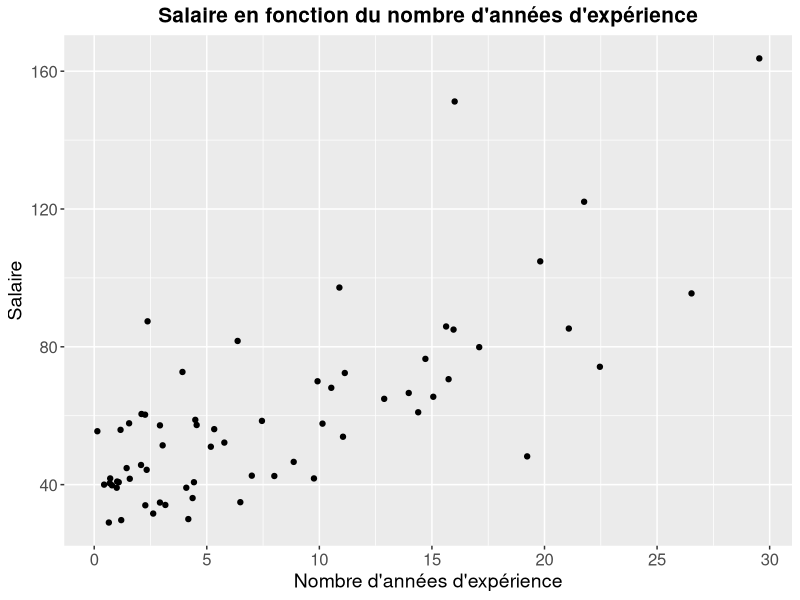
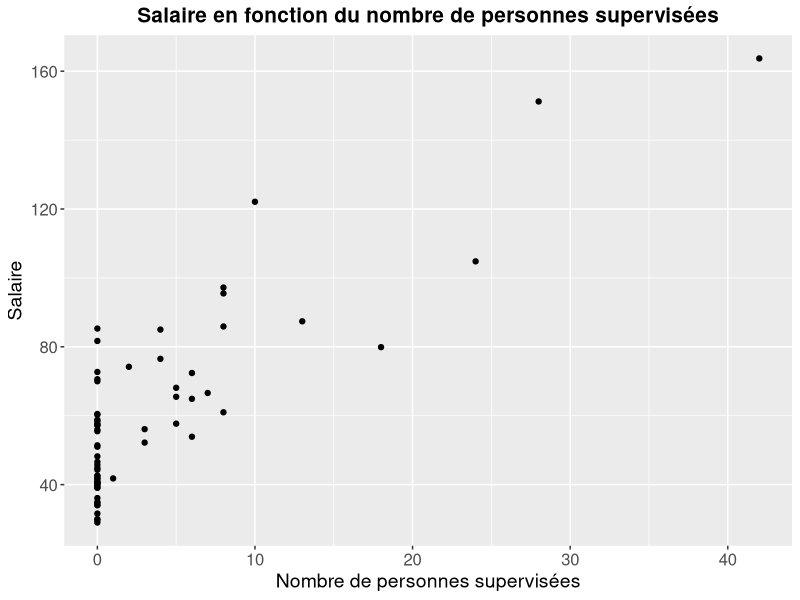
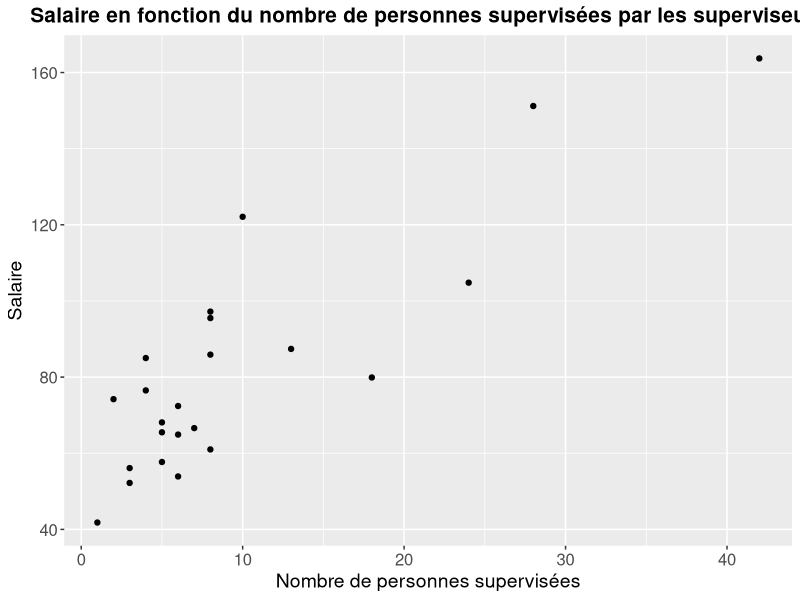
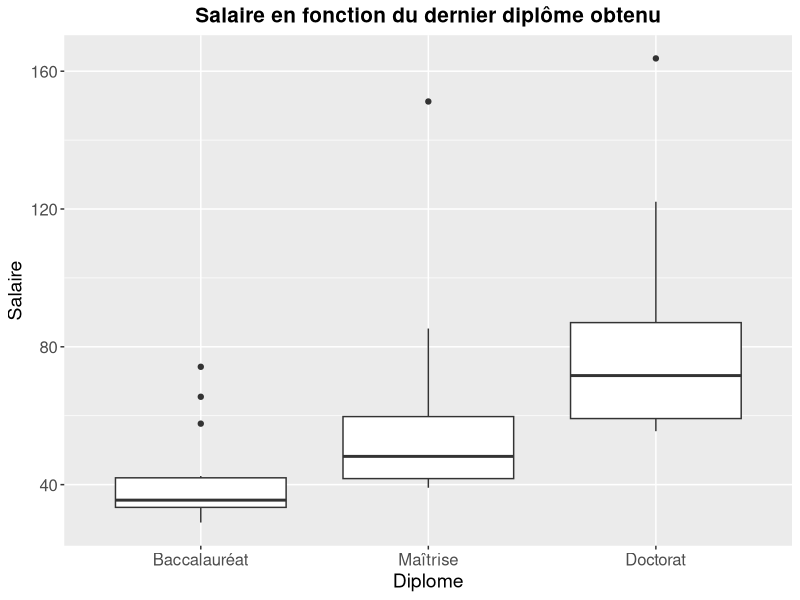
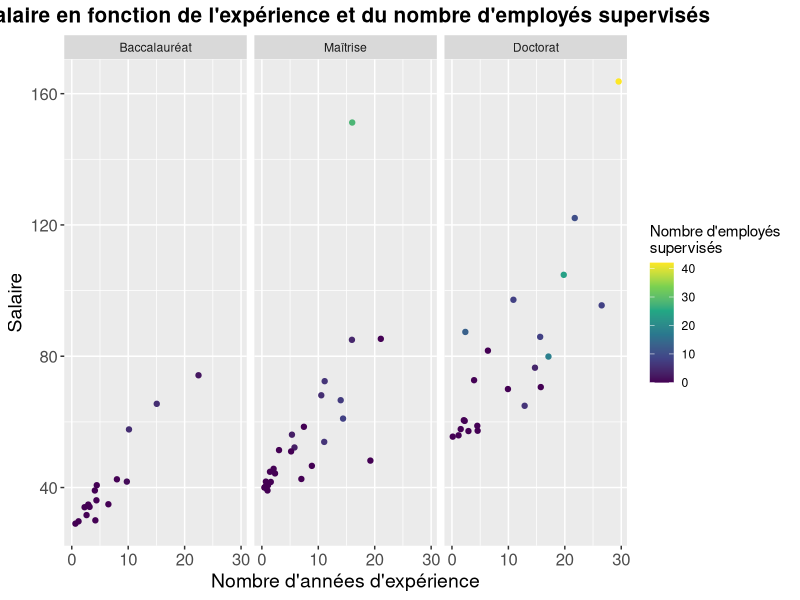
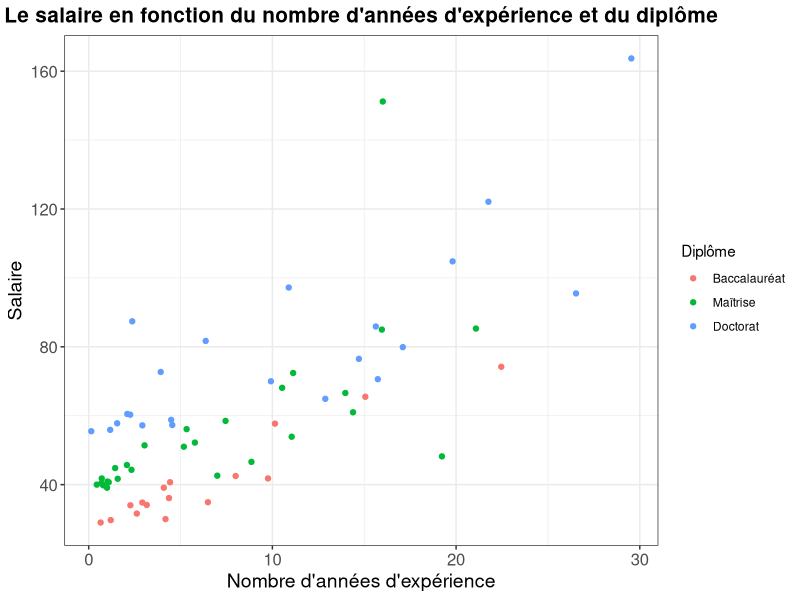
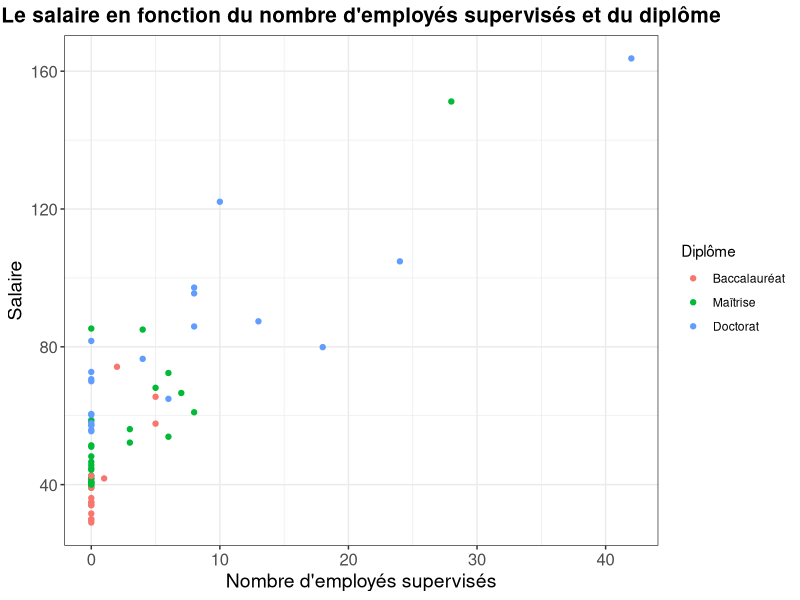
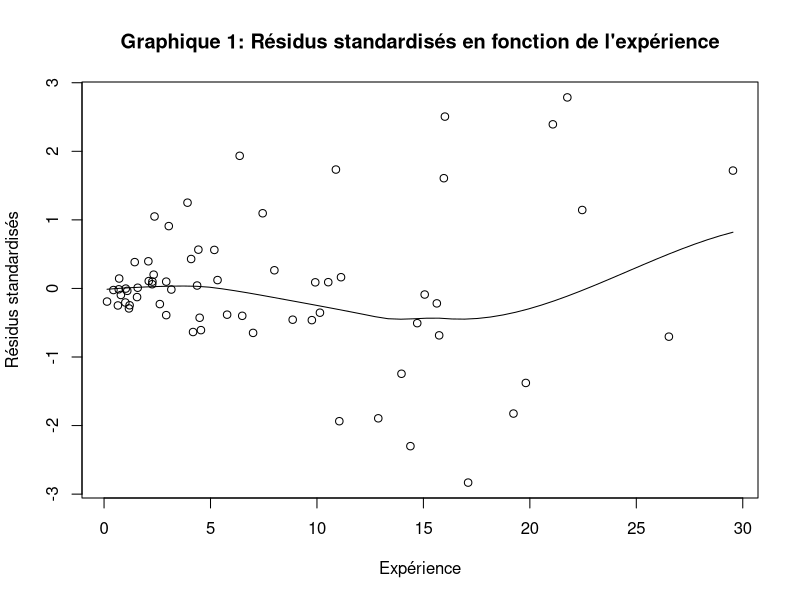

These figures' R source, in order:
## ---- chunk 1
knitr::opts_chunk$set(echo = TRUE, warning = FALSE, message = FALSE)
library(ggplot2)
library(car)
## ---- chunk 2
Salary <- read.table("data/salaires.txt")
names(Salary) <- c("salaire", "diplome", "experience", "nombre")
Salary <- Salary[Salary$salaire!="salaire",]
Salary$salaire <- as.numeric(Salary$salaire)
Salary$diplome <- as.numeric(Salary$diplome)
Salary$experience <- as.numeric(Salary$experience)
Salary$nombre <- as.numeric(Salary$nombre)
## ---- chunk 3
ggplot(data=Salary) +
  geom_point(mapping=aes(x = experience, y = salaire)) +
  scale_x_continuous(n.breaks = 6) +
  scale_y_continuous(n.breaks = 5) +
  labs(title = "Salaire en fonction du nombre d'années d'expérience", x = "Nombre d'années d'expérience", y = "Salaire") +
  theme(
    plot.title = element_text(hjust = 0.5, size = 15, face = "bold"),
    axis.title = element_text(size = 14),
    axis.text = element_text(size = 12)
  )
## ---- chunk 4
ggplot(data=Salary) +
  geom_point(mapping=aes(x = nombre, y = salaire)) +
  scale_x_continuous(n.breaks = 6) +
  scale_y_continuous(n.breaks = 5) +
  labs(title = "Salaire en fonction du nombre de personnes supervisées", x = "Nombre de personnes supervisées", y = "Salaire") +
  theme(
    plot.title = element_text(hjust = 0.5, size = 15, face = "bold"),
    axis.title = element_text(size = 14),
    axis.text = element_text(size = 12)
  )
## ---- chunk 5
ggplot(data=Salary[Salary$nombre != 0, ]) +
  geom_point(mapping=aes(x = nombre, y = salaire)) +
  scale_x_continuous(n.breaks = 6) +
  scale_y_continuous(n.breaks = 5) +
  labs(title = "Salaire en fonction du nombre de personnes supervisées par les superviseurs", x = "Nombre de personnes supervisées", y = "Salaire") +
  theme(
    plot.title = element_text(hjust = 0.5, size = 15, face = "bold"),
    axis.title = element_text(size = 14),
    axis.text = element_text(size = 12)
  )
## ---- chunk 6
ggplot(data = Salary) + 
  geom_boxplot(mapping = aes(x = factor(diplome, labels = c("Baccalauréat", "Maîtrise", "Doctorat")), y = salaire)) +
  labs(
    title = "Salaire en fonction du dernier diplôme obtenu",
    x = "Diplome",
    y = "Salaire"
  ) +
  theme(
    plot.title = element_text(hjust = 0.5, size = 15, face = "bold"),
    axis.title = element_text(size = 14),
    axis.text = element_text(size = 12)
  )
## ---- chunk 7
ggplot(data = Salary) + 
  geom_point(mapping = aes(
    x = experience, 
    y = salaire, 
    colour = nombre
  )) +
  labs(
    title = "Salaire en fonction de l'expérience et du nombre d'employés supervisés",
    x = "Nombre d'années d'expérience",
    y = "Salaire",
    colour = "Nombre d'employés \nsupervisés"
  ) + scale_colour_viridis_c() +
  facet_wrap(facets =~ factor(diplome, labels = c("Baccalauréat", "Maîtrise", "Doctorat"))) +
  theme(
    plot.title = element_text(hjust = 0.5, size = 15, face = "bold"),
    axis.title = element_text(size = 14),
    axis.text = element_text(size = 12)
  )
## ---- chunk 8
ggplot(data = Salary, aes(x = experience, y = salaire, color = factor(diplome, labels = c("Baccalauréat", "Maîtrise", "Doctorat")))) +
  geom_point() + theme_bw() + labs(title="Le salaire en fonction du nombre d'années d'expérience et du diplôme", x="Nombre d'années d'expérience", y="Salaire", color = "Diplôme") +
  theme(
    plot.title = element_text(hjust = 0.5, size = 15, face = "bold"),
    axis.title = element_text(size = 14),
    axis.text = element_text(size = 12)
  )
## ---- chunk 9
ggplot(data = Salary, aes(x = nombre, y = salaire, color = factor(diplome, labels = c("Baccalauréat", "Maîtrise", "Doctorat")))) +
  geom_point() + theme_bw() + labs(title="Le salaire en fonction du nombre d'employés supervisés et du diplôme", x="Nombre d'employés supervisés", y="Salaire", color = "Diplôme") +
  theme(
    plot.title = element_text(hjust = 0.5, size = 15, face = "bold"),
    axis.title = element_text(size = 14),
    axis.text = element_text(size = 12)
  )
## ---- chunk 10
best_modele <- lm(salaire ~ factor(diplome) + experience + nombre + nombre:factor(diplome), data = Salary)
summary(best_modele)
## ---- chunk 11
Salary$supervision <- ifelse(test = Salary$nombre > 0, yes = 1, no = 0)
best_modele_supervision <- lm(salaire ~ experience+factor(supervision)+factor(diplome)+factor(supervision):experience, data=Salary)
summary(best_modele_supervision)
## ---- chunk 12
residus_stand <- rstandard(best_modele)
residus_studen <- rstudent(best_modele)
scatter.smooth(residus_stand ~ Salary$experience, xlab = "Expérience", ylab = "Résidus standardisés", main = "Graphique 1: Résidus standardisés en fonction de l'expérience")
boxplot(residus_stand ~ factor(Salary$diplome),
        xlab = "Diplôme",
        ylab = "Résidus standardisés",
        main = "Graphique 2 : Résidus standardisés en fonction du diplôme")

scatter.smooth(residus_stand ~ Salary$nombre, xlab = "Nombre d'employés supervisés", ylab = "Résidus standardisés", main = "Graphique 3: Résidus standardisés en fonction du nombre d'employés supervisés")
## ---- chunk 13
scatter.smooth(residus_stand ~ Salary$salaire, xlab = "Salaire", ylab = "Résidus standardisés", main = "Graphique 4: Résidus standardisés en fonction du salaire")
## ---- chunk 14
scatter.smooth(residus_stand ~ 2:66, xlab = "Numéro d'observation", ylab = "Résidus standardisés", main = "Graphique 5: Résidus standardisés en fonction du numéro d'observation")
## ---- chunk 15
scatter.smooth(residus_stand[2:65] ~ residus_stand[1:64], xlab = "Résidus précédents", ylab = "Résidus standardisés", main = "Graphique 6: Résidus standardisés en fonction des résidus précédents")
## ---- chunk 16
hist(residus_stand, freq = FALSE, xlab = "Résidus standardisés", ylab = "", main = "Graphique 7: Histogramme des résidus standardisés")
axe.x <- seq(-3,3,0.01)
axe.densite <- dnorm(seq(-3,3,0.01))
lines(axe.x,axe.densite,col="magenta")
qqnorm(residus_stand, xlab = "Quantiles théoriques", ylab = "Quantiles empiriques", main = "Graphique 8: Quantile-quantile des résidus standardisés")
qqline(residus_stand)
## ---- chunk 17
leviers <- hatvalues(best_modele)
scatter.smooth(leviers ~ Salary$salaire, xlab = "Salaire", ylab = "Leviers", main = "Graphique 9: Leviers en fonction du salaire")
scatter.smooth(leviers ~ 2:66, xlab = "Numéro d'observation", ylab = "Leviers", main = "Graphique 10: Leviers en fonction du numéro d'observation")
## ---- chunk 18
d2 <- dffits(best_modele)
indices.d2 <- which(abs(as.vector(d2))>3*sqrt(6/(65-6)))
d3 <- dfbetas(best_modele)
d3.matrice <- abs(d3)>3/sqrt(65)
indices.d3 <- which(as.vector(rowSums(d3.matrice))>0)
d4 <- covratio(best_modele)
indices.d4 <- which(abs(as.vector(d4)-1)>3*(6+1)/65)
influ <- intersect(intersect(indices.d2,indices.d3),indices.d4)
best_modele_sans_influ <- lm(salaire ~ factor(diplome) + experience + nombre + nombre:factor(diplome), data = Salary[-influ,])
data.frame(coef.avec=coef(best_modele), coef.sans=coef(best_modele_sans_influ))
data.frame(s.e.avec=sqrt(diag(vcov(best_modele))), s.e.sans=sqrt(diag(vcov(best_modele_sans_influ))))
## ---- chunk 19
summary(cbind(residus_stand,residus_studen))
